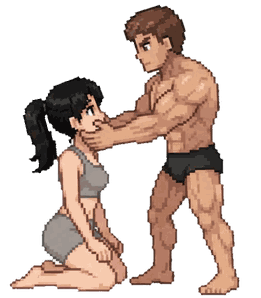
#> input picture assets/emote/grab_13.png, 261 x 298 px
$ python -i build_emote_assets.py   (imports and definitions only)
#> lines starting #> are read from the running program, lines starting #| are printed output that depends on the picture; after the words box and inside, x2 and y2 are one past the last pixel; in counts of white or black regions, pixels touching at a corner belong together
#!/usr/bin/env python3
"""Builds the co-op EMOTE sprites (kiss + hip slap) from the two couple videos.

Usage (from the project root; needs ffmpeg, numpy, scipy, pillow):
    python tools/build_emote_assets.py kiss_1.mp4 slap_1.mp4 hug___knee_2.mp4
        [--work /tmp/emote_work]        where the full-size video frames are extracted (re-used if present)

Writes   assets/emote/kiss_<i>.png, assets/emote/slap_<i>.png     (one canvas per clip, both people in every frame)
         cinema/emote_art.js                                         (EMOTE_ART: timing, canvas numbers, slots, shadows)

Why a *pair* sprite: in both clips the two bodies overlap (hug, kiss, a hand on a hip) so they can't be cut apart.
The game plays the pair as one animation drawn between the two farmers (cinema/emotes.js), and hides the two
normal sprites while it runs.

Source segments (24 fps, 1280x720, flat light-grey background):
    kiss_1.mp4   take 2, frames 244-384   walk in -> kiss/hug -> step apart.
                 (take 1 of that video has a push-in zoom that crops the feet off, so it is not used)
    slap_1.mp4   frames 140-238           back to the camera -> wind-up -> slap (impact spark) -> she hops round -> he flexes.
                 (frames 1-132 are a front-view kiss + a hard cut at 132/133 into the back-view shot; not used)

    hug_knee_2.mp4   (hug___knee_2.mp4)
                 hug   frames 1-60     walk in -> hug (hearts are part of the video) -> (hard cut at 61, not used)
                 knee  frames 76-156   WOMAN ALONE: drops to her knees, idles, ties her hair (the "!" bubble) -> holds the last frame
                 grab  frames 156-236  she kneels, he walks in and takes her chin. The video FLIPS sides at frame 175/176 (man left, woman right);
                                       frames >= 176 are mirrored back and shifted 36 px so her kneeling spot matches frame 174.

Everything in EMOTE_ART is in output-canvas pixels. At draw time k = CONFIG.SPRITE_H.player / refH (same rule as drawVid in game.js).
"""
import sys, os, json, argparse, subprocess, glob
import numpy as np
from PIL import Image
from scipy import ndimage as ndi

OUT_SCALE = 0.5          # full-res video px -> stored px (the home room is shown ~1.5x, so this stays sharp)
FPS = 24.0

def rng(a, b, step): return list(range(a, b + 1, step))

def hug_frames(): return rng(1, 27, 2) + rng(28, 60, 4)
def grab_frames(): return rng(156, 174, 2) + rng(176, 204, 2) + rng(208, 236, 4)
def knee_frames(): return rng(76, 82, 1) + [84, 90, 96, 102] + rng(104, 156, 2)
FLIP_FROM, FLIP_SHIFT = 176, 36        # grab: mirrored back about the frame centre, then moved left by 36 px (measured on her kneeling shorts)
PAIR_REFH = 559.0                      # (woman 583 + man 535) / 2 standing height in the video: one scale for hug / knee / grab

CLIPS = {
    'kiss': dict(
        frames=rng(244, 300, 2) + [302, 308, 314, 320, 326, 332, 338] + rng(342, 382, 2) + [384],
        floor=675, speed=1.1,
        marks=dict(kissFrom=270, kissTo=342),          # source frames: lips touch .. start to part (hearts float meanwhile)
    ),
    'hug': dict(video='hug', frames=hug_frames(), floor=677, speed=1.0, refH=PAIR_REFH, fade=0.35, endSame=True, marks={}),
    'grab': dict(video='hug', frames=grab_frames(), floor=676, speed=1.0, refH=PAIR_REFH, fade=0.35, endSame=True, marks={}, prep='unflip'),
    'knee': dict(video='hug', frames=knee_frames(), floor=676, solo=True, drop=7, hold=156, split=690, speed=1.0, refH=PAIR_REFH),
    'slap': dict(
        frames=rng(140, 172, 2) + rng(173, 184, 1) + rng(186, 226, 2) + rng(228, 238, 2),
        floor=673, speed=1.0,
        marks=dict(impact=175),                         # source frame of the hit
    ),
}

# [6 lines left out: function extract, not called in this run]

def cutout(path, T=40, pocket=120, erode=2):
    """RGBA of the people: background removed by flood fill from the borders (+ big enclosed pockets), then a small
    erosion with the colour bled outward from the interior, so the compression halo of the video never shows."""
#> called with path = '../assets/emote/grab_13.png', T = 40, pocket = 120, erode = 2
    rgb = np.array(Image.open(path).convert('RGB')).astype(int)
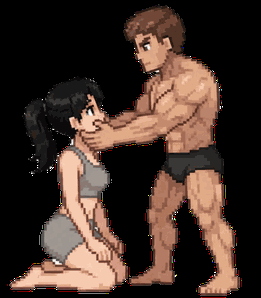
#> rgb: shape (298, 261, 3) int64; mean R, G, B 66.6, 49.5, 41.4
    corners = np.concatenate([rgb[:30, :30].reshape(-1, 3), rgb[-30:, -30:].reshape(-1, 3), rgb[:30, -30:].reshape(-1, 3)])
#> corners = 2700 rows, first 8: [0, 0, 0], [0, 0, 0], [0, 0, 0], [0, 0, 0], [0, 0, 0], [0, 0, 0], [0, 0, 0], [0, 0, 0]
    bg = np.median(corners, axis=0)
#> bg = [0, 0, 0]
    near = np.abs(rgb - bg).sum(2) < T
#> near: shape (298, 261) bool; 57.9% white; 77 black regions (72 under 20 px), largest, box (x1, y1, x2, y2) and area: (9, 4, 240, 296) 32456, (78, 293, 109, 294) 31, (201, 297, 226, 298) 25, (46, 164, 54, 171) 22, (55, 130, 66, 136) 21
    lab, n = ndi.label(near)
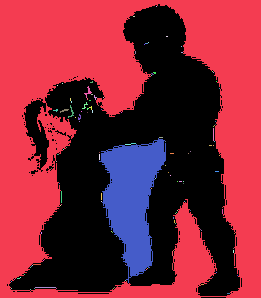
#> lab: shape (298, 261) int32; 137 distinct labels, from 0 to 136; one colour per label, 0 black
#> n = 136
    border = set(np.unique(np.concatenate([lab[0], lab[-1], lab[:, 0], lab[:, -1]]))); border.discard(0)
#> after `border = set(np.unique(np.concatenate([lab[0], lab[-1], lab[:, 0], lab`: border = 2 items
    bgm = np.isin(lab, list(border))
#> bgm: shape (298, 261) bool; 50.6% white; 66 black regions (61 under 20 px), largest, box (x1, y1, x2, y2) and area: (9, 4, 240, 296) 38197, (78, 293, 109, 294) 31, (201, 297, 226, 298) 25, (46, 164, 54, 171) 23, (55, 130, 66, 136) 21
    sizes = ndi.sum(near, lab, range(1, n + 1))
#> sizes = 136 values, max 39319 at index 0, min 1 at index 1, mean 331.2
    for i, sz in enumerate(sizes, 1):
        if sz > pocket: bgm |= (lab == i)
#> this loop made 136 passes
#> sz on passes 1 to 12: 39319, 1, 2, 2, 1, 3, 1, 1, 3, 2, 1, 5
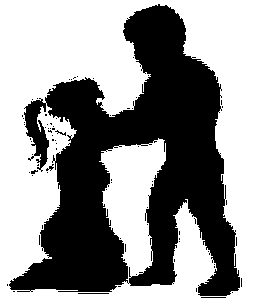
#> bgm: shape (298, 261) bool; 57.4% white; 77 black regions (72 under 20 px), largest, box (x1, y1, x2, y2) and area: (9, 4, 240, 296) 32830, (78, 293, 109, 294) 31, (201, 297, 226, 298) 25, (46, 164, 54, 171) 23, (55, 130, 66, 136) 21
    fg = ~bgm
    l2, n2 = ndi.label(fg)
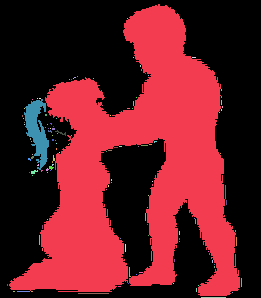
#> l2: shape (298, 261) int32; 132 distinct labels, from 0 to 131; one colour per label, 0 black
#> n2 = 131
    s2 = ndi.sum(fg, l2, range(1, n2 + 1))
#> s2 = 131 values, max 31768 at index 0, min 1 at index 1, mean 252.8
    keep = np.zeros_like(fg)
    for i, s in enumerate(s2, 1):
        if s >= 40: keep |= (l2 == i)           # drops specks, keeps hearts / the impact spark
#> this loop made 131 passes
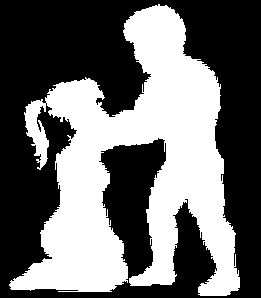
#> keep: shape (298, 261) bool; 42% white; 1 white region, box (x1, y1, x2, y2) and area: (9, 4, 240, 296) 32667
    core = ndi.binary_erosion(keep, iterations=erode) if erode else keep
#> core: shape (298, 261) bool; 36.8% white; 3 white regions (1 under 20 px), largest, box (x1, y1, x2, y2) and area: (11, 7, 238, 294) 28150, (26, 102, 47, 165) 498
    _, (iy, ix) = ndi.distance_transform_edt(~core, return_indices=True)
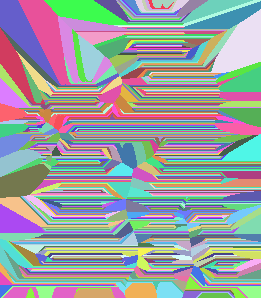
#> iy: shape (298, 261) int32; 287 distinct labels, from 7 to 293; one colour per label, 0 black
    col = rgb[iy, ix].astype(np.uint8)          # every pixel takes the colour of the nearest interior pixel
    alpha = ndi.gaussian_filter(core.astype(np.float32), 0.7)
    alpha[~ndi.binary_dilation(core, iterations=1)] = 0
#> alpha: shape (298, 261) float32; min 0, max 1, mean 0.368
    return np.dstack([col, np.clip(alpha * 255, 0, 255).astype(np.uint8)])
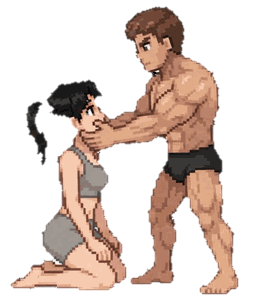
#> returned value: shape (298, 261, 4); mean of channels 0, 1, 2, 3 111.4, 82.2, 69.7, 93.7; transparent parts drawn white

def unflip(a):
    f = a[:, ::-1]; out = np.zeros_like(a); out[:, :-FLIP_SHIFT] = f[:, FLIP_SHIFT:]; return out

# [103 lines left out: functions people, build, build_solo, main, not called in this run]

# [2 lines not run here, left out]

>>> result = cutout('../assets/emote/grab_13.png')

$ run again, on assets/emote/grab_2.png
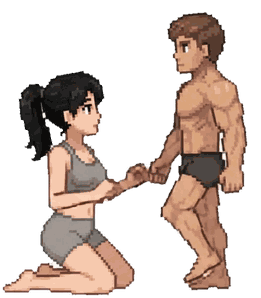
#> input picture assets/emote/grab_2.png, 261 x 298 px
#> corners = 2700 rows, first 8: [0, 0, 0], [0, 0, 0], [0, 0, 0], [0, 0, 0], [0, 0, 0], [0, 0, 0], [0, 0, 0], [0, 0, 0]
#> bg = [0, 0, 0]
#> near: shape (298, 261) bool; 58.4% white; 61 black regions (57 under 20 px), largest, box (x1, y1, x2, y2) and area: (2, 12, 249, 298) 32125, (40, 102, 49, 122) 64, (5, 294, 29, 295) 24, (42, 125, 50, 132) 22
#> lab: shape (298, 261) int32; 152 distinct labels, from 0 to 151
#> n = 151
#> border = 3 items
#> bgm: shape (298, 261) bool; 58% white; 61 black regions (57 under 20 px), largest, box (x1, y1, x2, y2) and area: (2, 12, 249, 298) 32426, (40, 102, 49, 122) 66, (42, 125, 50, 132) 24, (5, 294, 29, 295) 24
#> sizes = 151 values, max 45084 at index 0, min 1 at index 1, mean 300.7
#> the loop in cutout, `for i, sz in enumerate(sizes, 1):` made 151 passes
#> sz on passes 1 to 3: 45084, 1, 1
#> in cutout, `l2, n2 = ndi.label(fg)`:
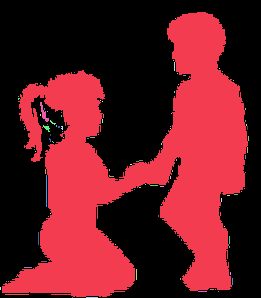
#> l2: shape (298, 261) int32; 114 distinct labels, from 0 to 113; one colour per label, 0 black
#> n2 = 113
#> s2 = 113 values, max 32240 at index 0, min 1 at index 1, mean 289.2
#> the loop in cutout, `for i, s in enumerate(s2, 1):` made 113 passes
#> core: shape (298, 261) bool; 36.5% white; 2 white regions (1 under 20 px), largest, box (x1, y1, x2, y2) and area: (4, 14, 246, 295) 28377
#> iy: shape (298, 261) int32; 281 distinct labels, from 14 to 294
#> in cutout, `return np.dstack([col, np.clip(alpha * 255, 0, 255).astype(np.uint8)])`:
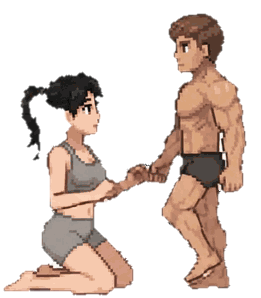
#> returned value: shape (298, 261, 4); mean of channels 0, 1, 2, 3 115.4, 89.3, 76.5, 92.9; transparent parts drawn white
